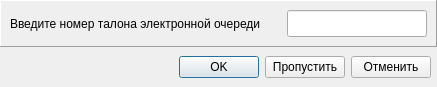
<?xml version="1.0" encoding="UTF-8"?>
<ui version="4.0">
 <class>ElQueueNumberDialog</class>
 <widget class="QDialog" name="ElQueueNumberDialog">
  <property name="geometry">
   <rect>
    <x>0</x>
    <y>0</y>
    <width>437</width>
    <height>85</height>
   </rect>
  </property>
  <property name="minimumSize">
   <size>
    <width>0</width>
    <height>0</height>
   </size>
  </property>
  <property name="windowTitle">
   <string>Введите номер талона ЭО если есть</string>
  </property>
  <layout class="QVBoxLayout" name="verticalLayout">
   <property name="spacing">
    <number>0</number>
   </property>
   <property name="leftMargin">
    <number>0</number>
   </property>
   <property name="topMargin">
    <number>0</number>
   </property>
   <property name="rightMargin">
    <number>0</number>
   </property>
   <property name="bottomMargin">
    <number>0</number>
   </property>
   <item>
    <widget class="QFrame" name="frame">
     <property name="frameShape">
      <enum>QFrame::Panel</enum>
     </property>
     <property name="frameShadow">
      <enum>QFrame::Raised</enum>
     </property>
     <property name="lineWidth">
      <number>1</number>
     </property>
     <layout class="QHBoxLayout" name="horizontalLayout">
      <property name="leftMargin">
       <number>9</number>
      </property>
      <property name="topMargin">
       <number>9</number>
      </property>
      <property name="rightMargin">
       <number>9</number>
      </property>
      <property name="bottomMargin">
       <number>9</number>
      </property>
      <item>
       <widget class="QLabel" name="label">
        <property name="text">
         <string>Введите номер талона электронной очереди</string>
        </property>
        <property name="textFormat">
         <enum>Qt::PlainText</enum>
        </property>
        <property name="wordWrap">
         <bool>false</bool>
        </property>
       </widget>
      </item>
      <item>
       <spacer name="horizontalSpacer">
        <property name="orientation">
         <enum>Qt::Horizontal</enum>
        </property>
        <property name="sizeType">
         <enum>QSizePolicy::Fixed</enum>
        </property>
        <property name="sizeHint" stdset="0">
         <size>
          <width>20</width>
          <height>20</height>
         </size>
        </property>
       </spacer>
      </item>
      <item>
       <widget class="QLineEdit" name="leQueueNumber">
        <property name="font">
         <font>
          <pointsize>12</pointsize>
          <weight>75</weight>
          <bold>true</bold>
         </font>
        </property>
        <property name="inputMask">
         <string/>
        </property>
        <property name="text">
         <string/>
        </property>
       </widget>
      </item>
     </layout>
    </widget>
   </item>
   <item>
    <widget class="QFrame" name="frame_2">
     <property name="minimumSize">
      <size>
       <width>0</width>
       <height>40</height>
      </size>
     </property>
     <property name="maximumSize">
      <size>
       <width>16777215</width>
       <height>40</height>
      </size>
     </property>
     <property name="frameShape">
      <enum>QFrame::NoFrame</enum>
     </property>
     <property name="frameShadow">
      <enum>QFrame::Raised</enum>
     </property>
     <property name="lineWidth">
      <number>0</number>
     </property>
     <layout class="QHBoxLayout" name="horizontalLayout_2">
      <property name="leftMargin">
       <number>6</number>
      </property>
      <property name="topMargin">
       <number>6</number>
      </property>
      <property name="rightMargin">
       <number>6</number>
      </property>
      <property name="bottomMargin">
       <number>6</number>
      </property>
      <item>
       <spacer name="horizontalSpacer_2">
        <property name="orientation">
         <enum>Qt::Horizontal</enum>
        </property>
        <property name="sizeHint" stdset="0">
         <size>
          <width>40</width>
          <height>20</height>
         </size>
        </property>
       </spacer>
      </item>
      <item>
       <widget class="QPushButton" name="btnOK">
        <property name="text">
         <string>OK</string>
        </property>
       </widget>
      </item>
      <item>
       <widget class="QPushButton" name="btnSkip">
        <property name="text">
         <string>Пропустить</string>
        </property>
       </widget>
      </item>
      <item>
       <widget class="QPushButton" name="btnCancel">
        <property name="text">
         <string>Отменить</string>
        </property>
       </widget>
      </item>
     </layout>
    </widget>
   </item>
  </layout>
 </widget>
 <resources/>
 <connections/>
</ui>
